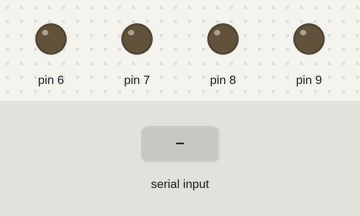
A sketch run on a simulated Arduino Uno, built with avr-gcc and run on an emulated ATmega328P. Parts: output pins drawn as LEDs (lit = HIGH). The test bench sets the inputs (shaded band).

Above: at 1.2 s.
1.3 s: "1" received over Serial
At 1.6 s:
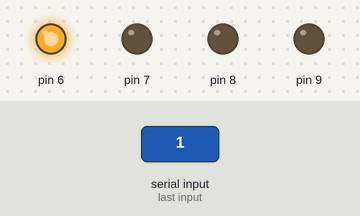
2.8 s: byte 55 (55) received over Serial
At 3.9 s:
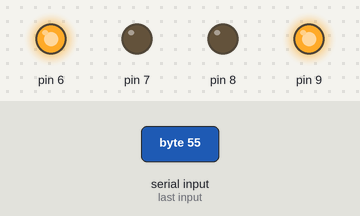
4.3 s: "2" received over Serial
At 5.1 s:
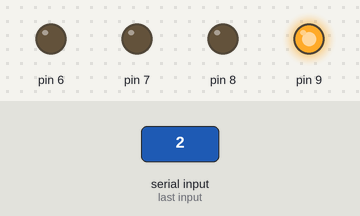
5.8 s: "3" received over Serial
At 6.2 s:
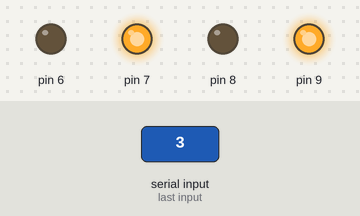
7.3 s: byte 56 (56) received over Serial
At 8.5 s:
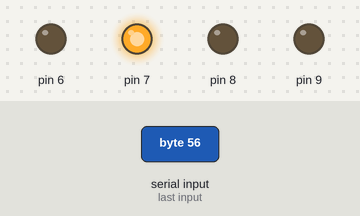
8.8 s: "5" received over Serial
At 9.7 s:
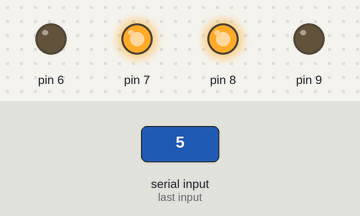
Timing chart, 0 to 11.3 s (numbered marks = the images above; inputs shaded):
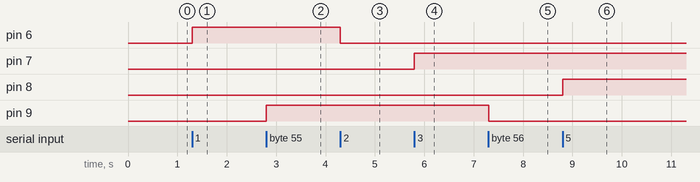

Measured:
- after the input at 1.3 s, pin 6: LOW → HIGH at once
- after the input at 2.8 s, pin 9: LOW → HIGH at once
- after the input at 4.3 s, pin 6: HIGH → LOW at once
- after the input at 5.8 s, pin 7: LOW → HIGH at once
- after the input at 7.3 s, pin 9: HIGH → LOW at once
- after the input at 8.8 s, pin 8: LOW → HIGH at once

The sketch:

sketch_apr19a.ino
```cpp
void setup() {
  pinMode(6,OUTPUT);
  pinMode(7,OUTPUT);
  pinMode(8,OUTPUT);
  pinMode(9,OUTPUT);
  Serial.begin(9600);

}
int leitura;

void loop() {

    if(Serial.available()) {

      leitura = Serial.read();
      // ligar ventilador 1
      if (leitura == 49) {
        digitalWrite(6,HIGH);
      }
      // desligar ventilador 2
      else if (leitura == 50) {
        digitalWrite(6,LOW);
      }
      // ligar luz_da_sala 3
      else if (leitura == 51) {
        digitalWrite(7,HIGH);
      }
      // desligar luz da sala 4
      else if (leitura == 52) {
        digitalWrite(7,LOW);
      }

      // ligar tv 5
      else if (leitura == 53) {
        digitalWrite(8,HIGH);
      }

      // desligar tv 6
      else if (leitura == 54) {
        digitalWrite(8,LOW);
      }

      // desligar luz_quarto 7
      else if (leitura == 55) {
        digitalWrite(9,HIGH);
      }

      // desligar luz_quarto 8
      else if (leitura == 56) {
        digitalWrite(9,LOW);
      }

    }
  }
```
